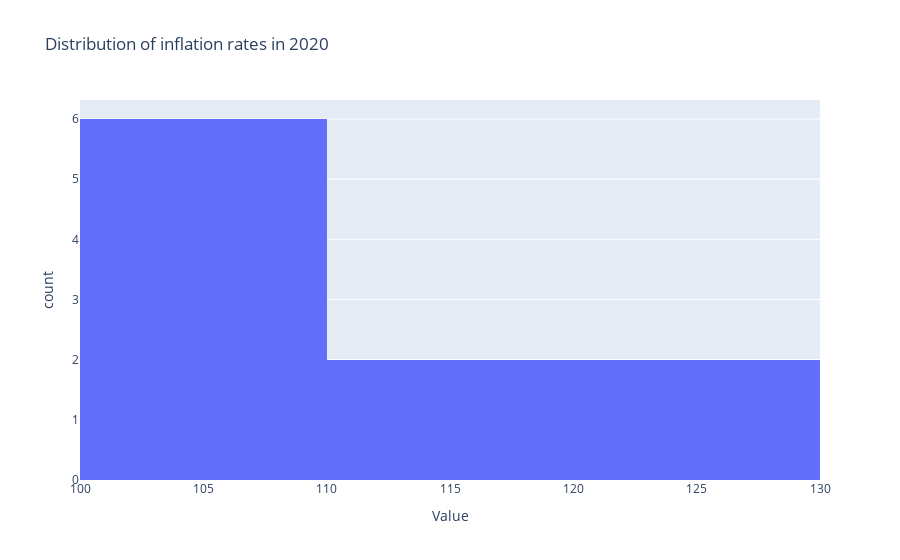
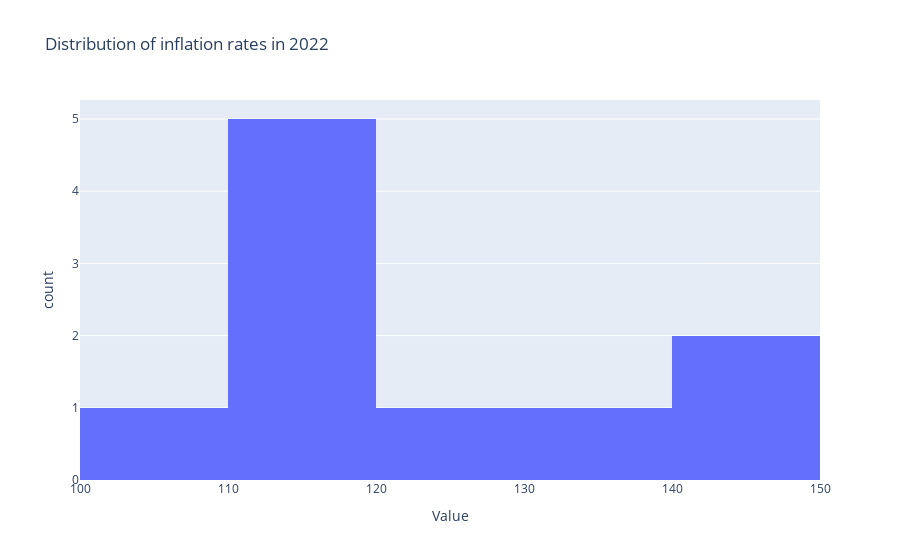

The cell these charts' notebook holds for them, in order:
### Code cell
inflation_original20 = px.histogram(inflation2020, x='Value', title='Distribution of inflation rates in 2020')
inflation_original22 = px.histogram(inflation2022, x='Value', title='Distribution of inflation rates in 2022')

# Cut
inflation2020['cut'] = pd.cut(inflation2020['Value'], bins=3, right=True, labels=['Low', 'Medium', 'High'])
fig_cut20 = px.histogram(inflation2020, x="cut", title='Distribution of inflation 2020')

# Cut
inflation2022['cut'] = pd.cut(inflation2022['Value'], bins=3, right=True, labels=['Low', 'Medium', 'High'])
fig_cut22 = px.histogram(inflation2022, x="cut", title='Distribution of inflation in 2022')

inflation_original20.show()
inflation_original22.show()
fig_cut20.show()
fig_cut22.show()

### Figure 1 — Plotly figure (JSON) as saved in the notebook; plotly's stock layout.template omitted (floating-point values rounded to 4 significant figures)
{"data": [{"alignmentgroup": "True", "bingroup": "x", "hovertemplate": "Value=%{x}<br>count=%{y}<extra></extra>", "legendgroup": "", "marker": {"color": "#636efa", "pattern": {"shape": ""}}, "name": "", "offsetgroup": "", "orientation": "v", "showlegend": false, "type": "histogram", "x": [108.2, 107.5, 107.6, 103.3, 100.7, 114.8, 111.5, 128.2, 105.0, 125.9], "xaxis": "x", "yaxis": "y"}], "layout": {"barmode": "relative", "legend": {"tracegroupgap": 0}, "title": {"text": "Distribution of inflation rates in 2020"}, "xaxis": {"anchor": "y", "domain": [0, 1], "title": {"text": "Value"}}, "yaxis": {"anchor": "x", "domain": [0, 1], "title": {"text": "count"}}}}

### Figure 2 — Plotly figure (JSON) as saved in the notebook; plotly's stock layout.template omitted (floating-point values rounded to 4 significant figures)
{"data": [{"alignmentgroup": "True", "bingroup": "x", "hovertemplate": "Value=%{x}<br>count=%{y}<extra></extra>", "legendgroup": "", "marker": {"color": "#636efa", "pattern": {"shape": ""}}, "name": "", "offsetgroup": "", "orientation": "v", "showlegend": false, "type": "histogram", "x": [119.5, 121.4, 119.9, 112.8, 104.1, 134.0, 114.8, 142.4, 110.9, 141.0], "xaxis": "x", "yaxis": "y"}], "layout": {"barmode": "relative", "legend": {"tracegroupgap": 0}, "title": {"text": "Distribution of inflation rates in 2022"}, "xaxis": {"anchor": "y", "domain": [0, 1], "title": {"text": "Value"}}, "yaxis": {"anchor": "x", "domain": [0, 1], "title": {"text": "count"}}}}
